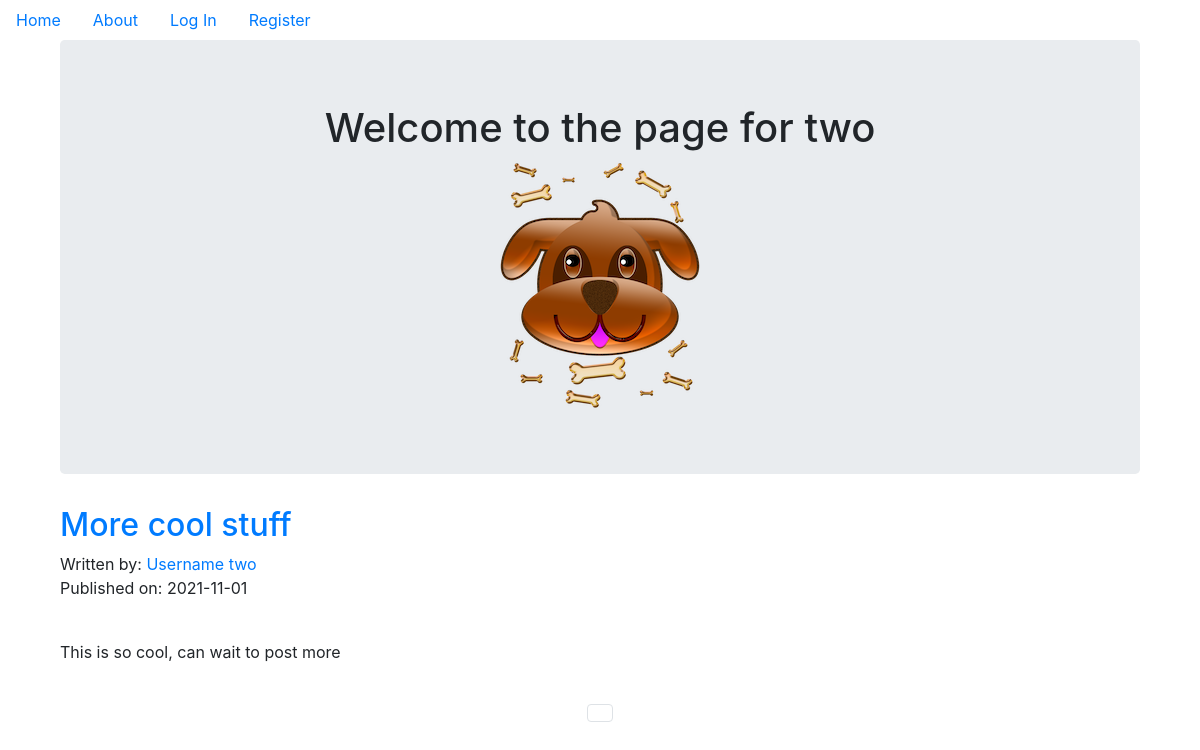
The app's page /two with its own data.
### puppycompanyblog/models.py (models this page shows, shortened)
class User(db.Model,UserMixin):
    __tablename__ = 'users'
    id = db.Column(db.Integer,primary_key = True)
    profile_image = db.Column(db.String(64),nullable=False,default='default_profile.png')
    email = db.Column(db.String(64),unique = True, index = True)
    username = db.Column(db.String(64),unique= True, index = True)
    password_hash = db.Column(db.String(128))
    posts = db.relationship('BlogPost',backref ='author',lazy = True)
    def __repr__(self):
        return f"Username {self.username}"

class BlogPost(db.Model):
    users = db.relationship(User)
    id = db.Column(db.Integer,primary_key=True)
    user_id = db.Column(db.Integer,db.ForeignKey('users.id'),nullable = False)
    date = db.Column(db.DateTime,nullable = False, default= datetime.utcnow)
    title = db.Column(db.String(140),nullable = False)
    text = db.Column(db.Text, nullable = False)

### puppycompanyblog/users/views.py (the view)
@users.route("/<username>")
def user_posts(username):
    page = request.args.get('page',1,type=int)
    user = User.query.filter_by(username=username).first_or_404()
    blog_posts = BlogPost.query.filter_by(author=user).order_by(BlogPost.date.desc()).paginate(page=page,per_page = 5)
    return render_template('user_blog_posts.html',blog_posts = blog_posts, user=user)

### puppycompanyblog/templates/user_blog_posts.html
{% extends "base.html" %}
{% block content %}
<div class="container">
  <div class="jumbotron">
    <div align= "center">
      <h1>Welcome to the page for {{user.username}}</h1>
      <img src="{{url_for('static',filename='profile_pics/'+user.profile_image)}}">
    </div>
  </div>
{% for post in blog_posts.items  %}
  <h2><a href = "{{url_for('blog_posts.blog_post',blog_post_id = post.id)}}">{{post.title}}</a></h2>
  Written by: <a href="{{url_for('users.user_posts',username=post.author.username)}}">{{post.author}}</a>
  <p class="test-muted">Published on: {{post.date.strftime("%Y-%m-%d")}}</p>
<br>
<p>{{post.text}}</p>
<br>
{% endfor %}
</div>
<nav aria-label = 'page Navigation example'>
  <ul class="pagination justify-content-center">
    {% for page_number in blog_posts.iter_pages(left_edge=1,right_edge=1,left_current=1,right_current=2) %}
      {% if blog_posts.page == page_num %}
      <li class="page-item disabled">
          <a class="page-link" href="{{url_for('user.user_posts',username=user.username,page=page_num)}}">{{page_num}}</a>
      </li>
      {% else %}
      <li class="page-item">
          <a class="page-link" href="{{url_for('users.user_posts',username=user.username,page=page_num)}}">{{page_num}}</a>
      </li>
      {% endif %}
    {% endfor %}
</ul>
</nav>
{% endblock %}

### records on screen
User: username "two", profile_image (placeholder picture)
BlogPost: title "More cool stuff", author "Username two", date "2021-11-01", text "This is so cool, can wait to post more"
